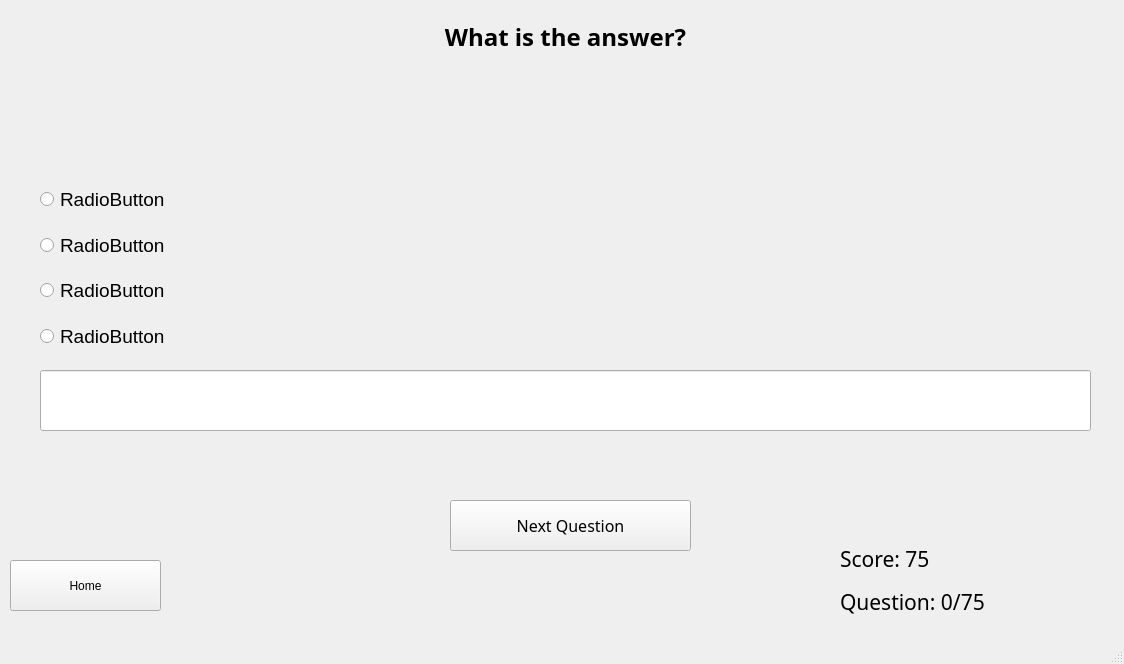
<?xml version="1.0" encoding="UTF-8"?>
<ui version="4.0">
 <class>MainWindow</class>
 <widget class="QMainWindow" name="MainWindow">
  <property name="geometry">
   <rect>
    <x>0</x>
    <y>0</y>
    <width>1124</width>
    <height>664</height>
   </rect>
  </property>
  <property name="minimumSize">
   <size>
    <width>1124</width>
    <height>664</height>
   </size>
  </property>
  <property name="maximumSize">
   <size>
    <width>1124</width>
    <height>664</height>
   </size>
  </property>
  <property name="windowTitle">
   <string>MainWindow</string>
  </property>
  <widget class="QWidget" name="centralwidget">
   <widget class="QLabel" name="question_label">
    <property name="geometry">
     <rect>
      <x>20</x>
      <y>20</y>
      <width>1091</width>
      <height>331</height>
     </rect>
    </property>
    <property name="maximumSize">
     <size>
      <width>1124</width>
      <height>664</height>
     </size>
    </property>
    <property name="font">
     <font>
      <family>Verdana Pro Cond Semibold</family>
      <pointsize>18</pointsize>
      <weight>75</weight>
      <bold>true</bold>
     </font>
    </property>
    <property name="text">
     <string>What is the answer?</string>
    </property>
    <property name="scaledContents">
     <bool>false</bool>
    </property>
    <property name="alignment">
     <set>Qt::AlignHCenter|Qt::AlignTop</set>
    </property>
    <property name="wordWrap">
     <bool>true</bool>
    </property>
   </widget>
   <widget class="QLineEdit" name="user_input">
    <property name="geometry">
     <rect>
      <x>40</x>
      <y>370</y>
      <width>1051</width>
      <height>61</height>
     </rect>
    </property>
    <property name="font">
     <font>
      <family>Verdana Pro Cond</family>
      <pointsize>12</pointsize>
      <weight>50</weight>
      <bold>false</bold>
     </font>
    </property>
   </widget>
   <widget class="QPushButton" name="next_question">
    <property name="geometry">
     <rect>
      <x>450</x>
      <y>500</y>
      <width>241</width>
      <height>51</height>
     </rect>
    </property>
    <property name="font">
     <font>
      <family>Verdana Pro Cond</family>
      <pointsize>12</pointsize>
     </font>
    </property>
    <property name="text">
     <string>Next Question</string>
    </property>
   </widget>
   <widget class="QPushButton" name="home">
    <property name="geometry">
     <rect>
      <x>10</x>
      <y>560</y>
      <width>151</width>
      <height>51</height>
     </rect>
    </property>
    <property name="text">
     <string>Home</string>
    </property>
   </widget>
   <widget class="QWidget" name="verticalLayoutWidget">
    <property name="geometry">
     <rect>
      <x>840</x>
      <y>540</y>
      <width>251</width>
      <height>80</height>
     </rect>
    </property>
    <layout class="QVBoxLayout" name="verticalLayout">
     <item>
      <widget class="QLabel" name="score_label">
       <property name="font">
        <font>
         <family>Verdana Pro Cond</family>
         <pointsize>16</pointsize>
        </font>
       </property>
       <property name="text">
        <string>Score: 75</string>
       </property>
      </widget>
     </item>
     <item>
      <widget class="QLabel" name="question_num">
       <property name="font">
        <font>
         <family>Verdana Pro Cond</family>
         <pointsize>16</pointsize>
        </font>
       </property>
       <property name="text">
        <string>Question: 0/75</string>
       </property>
       <property name="alignment">
        <set>Qt::AlignLeading|Qt::AlignLeft|Qt::AlignVCenter</set>
       </property>
      </widget>
     </item>
    </layout>
   </widget>
   <widget class="QWidget" name="verticalLayoutWidget_2">
    <property name="geometry">
     <rect>
      <x>40</x>
      <y>180</y>
      <width>1081</width>
      <height>176</height>
     </rect>
    </property>
    <layout class="QVBoxLayout" name="multi_options">
     <item>
      <spacer name="verticalSpacer_8">
       <property name="orientation">
        <enum>Qt::Vertical</enum>
       </property>
       <property name="sizeHint" stdset="0">
        <size>
         <width>20</width>
         <height>40</height>
        </size>
       </property>
      </spacer>
     </item>
     <item>
      <widget class="QRadioButton" name="option1">
       <property name="font">
        <font>
         <pointsize>14</pointsize>
        </font>
       </property>
       <property name="text">
        <string>RadioButton</string>
       </property>
      </widget>
     </item>
     <item>
      <spacer name="verticalSpacer">
       <property name="orientation">
        <enum>Qt::Vertical</enum>
       </property>
       <property name="sizeHint" stdset="0">
        <size>
         <width>20</width>
         <height>40</height>
        </size>
       </property>
      </spacer>
     </item>
     <item>
      <spacer name="verticalSpacer_4">
       <property name="orientation">
        <enum>Qt::Vertical</enum>
       </property>
       <property name="sizeHint" stdset="0">
        <size>
         <width>20</width>
         <height>40</height>
        </size>
       </property>
      </spacer>
     </item>
     <item>
      <widget class="QRadioButton" name="option2">
       <property name="font">
        <font>
         <pointsize>14</pointsize>
        </font>
       </property>
       <property name="text">
        <string>RadioButton</string>
       </property>
      </widget>
     </item>
     <item>
      <spacer name="verticalSpacer_2">
       <property name="orientation">
        <enum>Qt::Vertical</enum>
       </property>
       <property name="sizeHint" stdset="0">
        <size>
         <width>20</width>
         <height>40</height>
        </size>
       </property>
      </spacer>
     </item>
     <item>
      <spacer name="verticalSpacer_5">
       <property name="orientation">
        <enum>Qt::Vertical</enum>
       </property>
       <property name="sizeHint" stdset="0">
        <size>
         <width>20</width>
         <height>40</height>
        </size>
       </property>
      </spacer>
     </item>
     <item>
      <widget class="QRadioButton" name="option3">
       <property name="font">
        <font>
         <pointsize>14</pointsize>
        </font>
       </property>
       <property name="text">
        <string>RadioButton</string>
       </property>
      </widget>
     </item>
     <item>
      <spacer name="verticalSpacer_6">
       <property name="orientation">
        <enum>Qt::Vertical</enum>
       </property>
       <property name="sizeHint" stdset="0">
        <size>
         <width>20</width>
         <height>40</height>
        </size>
       </property>
      </spacer>
     </item>
     <item>
      <spacer name="verticalSpacer_3">
       <property name="orientation">
        <enum>Qt::Vertical</enum>
       </property>
       <property name="sizeHint" stdset="0">
        <size>
         <width>20</width>
         <height>40</height>
        </size>
       </property>
      </spacer>
     </item>
     <item>
      <widget class="QRadioButton" name="option4">
       <property name="font">
        <font>
         <pointsize>14</pointsize>
        </font>
       </property>
       <property name="text">
        <string>RadioButton</string>
       </property>
      </widget>
     </item>
     <item>
      <spacer name="verticalSpacer_7">
       <property name="orientation">
        <enum>Qt::Vertical</enum>
       </property>
       <property name="sizeHint" stdset="0">
        <size>
         <width>20</width>
         <height>40</height>
        </size>
       </property>
      </spacer>
     </item>
    </layout>
   </widget>
  </widget>
  <widget class="QMenuBar" name="menubar">
   <property name="geometry">
    <rect>
     <x>0</x>
     <y>0</y>
     <width>1124</width>
     <height>22</height>
    </rect>
   </property>
  </widget>
  <widget class="QStatusBar" name="statusbar"/>
 </widget>
 <resources/>
 <connections/>
</ui>
